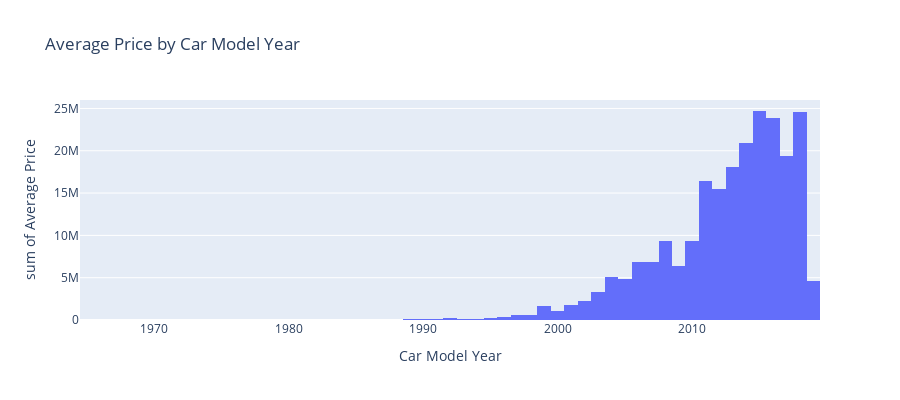

The notebook cell this image was saved under:
### Code cell
px.histogram(car_data, x='model_year', y='price', title='Average Price by Car Model Year', labels={'model_year': 'Car Model Year', 'price': 'Average Price'}, height=400, nbins=75).show()

### Figure 1 — Plotly figure (JSON) as saved in the notebook; plotly's stock layout.template omitted (floating-point values rounded to 4 significant figures; data arrays with more than 128 entries replaced by an {"elided": "..."} marker saying what was removed)
{"data": [{"bingroup": "x", "histfunc": "sum", "hovertemplate": "Car Model Year=%{x}<br>sum of Average Price=%{y}<extra></extra>", "legendgroup": "", "marker": {"color": "#636efa", "pattern": {"shape": ""}}, "name": "", "nbinsx": 75, "orientation": "v", "showlegend": false, "type": "histogram", "x": {"elided": "14852 int values"}, "xaxis": "x", "y": {"elided": "14852 int values"}, "yaxis": "y"}], "layout": {"barmode": "relative", "height": 400, "legend": {"tracegroupgap": 0}, "title": {"text": "Average Price by Car Model Year"}, "xaxis": {"anchor": "y", "domain": [0, 1], "title": {"text": "Car Model Year"}}, "yaxis": {"anchor": "x", "domain": [0, 1], "title": {"text": "sum of Average Price"}}}}
